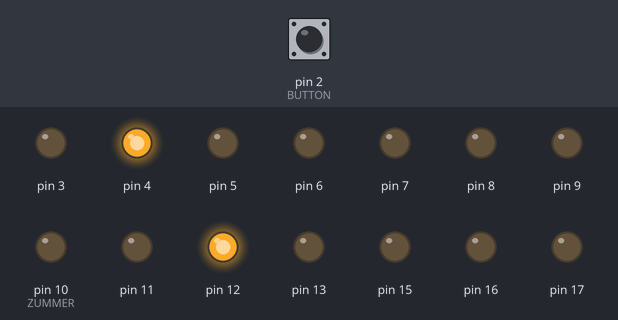
A sketch run on a simulated Arduino Uno, built with avr-gcc and run on an emulated ATmega328P. Parts: output pins drawn as LEDs (lit = HIGH). Dashed ring = blinking. The inputs (shaded band) are chosen by the test bench; at power-on: pin 2 (BUTTON) HIGH.

Above: at 1.2 s.
1.3 s: pin 2 (BUTTON) pulled LOW for 0.15 s
At 3.3 s:
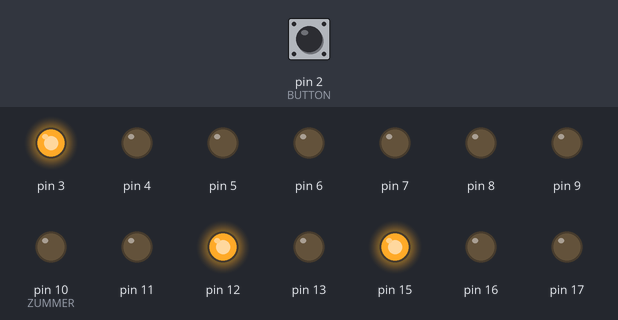
4.4 s: pin 2 (BUTTON) pulled LOW for 1 s
At 5.8 s:
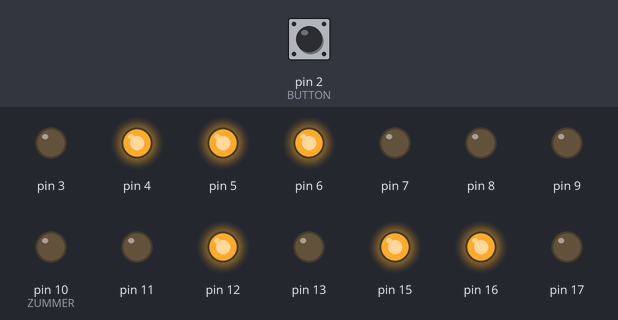
8.4 s: pin 2 (BUTTON) pulled LOW for 0.15 s
At 8.62 s:
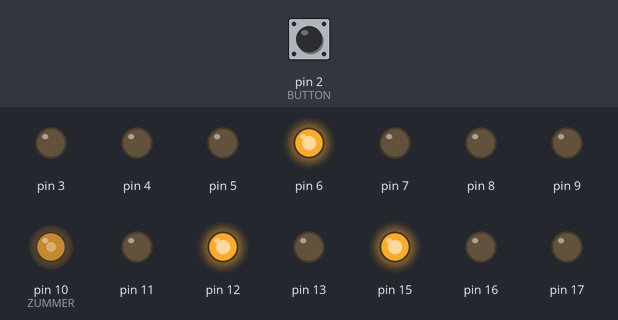
10.3 s: pin 2 (BUTTON) pulled LOW for 3.2 s
At 11.05 s:
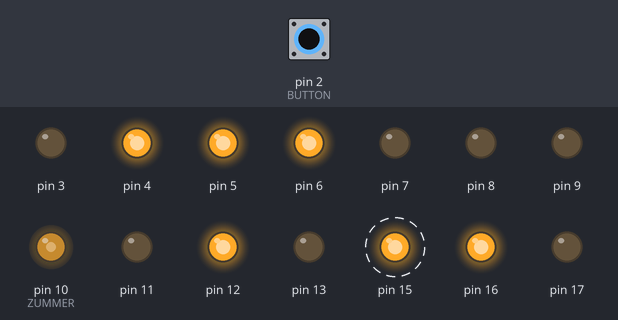
15.0 s: pin 2 (BUTTON) pulled LOW for 0.15 s
At 15.22 s:
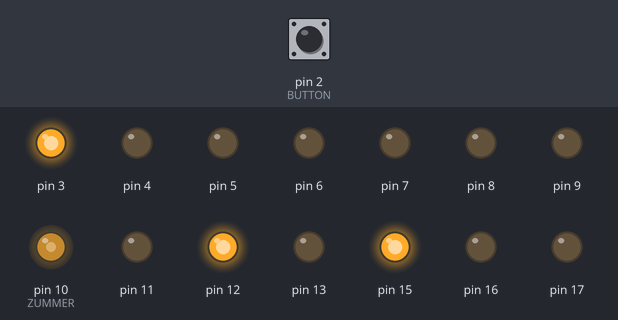
16.9 s: pin 2 (BUTTON) pulled LOW for 0.15 s
At 20.1 s:
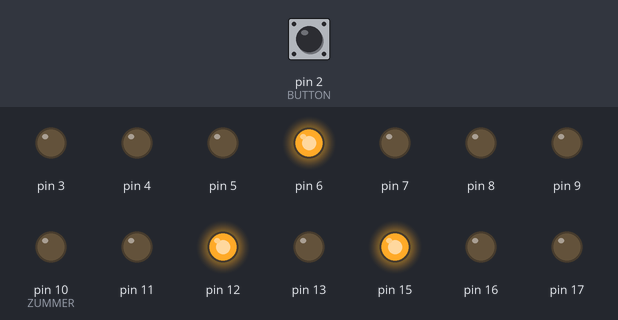
Timing chart, 0 to 23.8 s (numbered marks = the images above; inputs shaded):
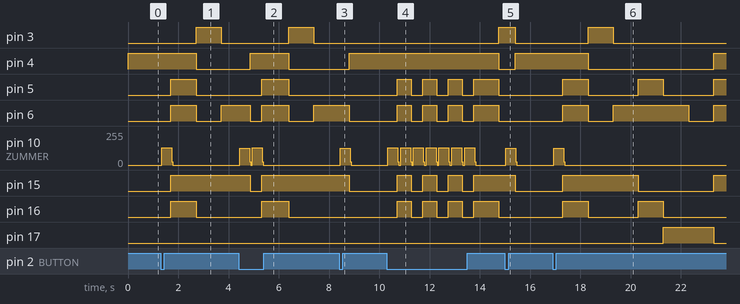

The sketch:

2x2timer.ino
```cpp
/* СООТВЕТСТВИЕ ПИНОВ (по факту)
2  - КНОПКА
3  -  8 LED "c2"
4  -  7 LED "g2"
5  -  6 LED "d2"
6  -  5 LED "e2"
7  -  3 LED "c1"
8  -  2 LED "d1"
9  -  1 LED "e1"
10 - ЗУММЕР
11 - 18 LED "f1"
12 - 17 LED "g1"
13 - 16 LED "a1"
A0 (14) - 15 LED "b1"
A1 (15) - 12 LED "f2"
A2 (16) - 11 LED "a2"
A3 (17) - 10 LED "b2"
*/

// Определим синонимы и глобальные переменные
#define BUTTON 2  // Дадим название пину кнопки
#define ZUMMER 10 // Дадим название пину пищалки

long previousMillis = 0; //Время последнего нажатия кнопки - переменная для борьбы с дребезгом


byte    d_map[10];        // память знакогенератора (массив)
byte    l_pin[14];        // мап пинов на сегменты знакоместа (массив)

boolean timer_stopped = true;  // Флаг "таймер остановлен"
boolean beep_stopped = false;  // Флаг "писк остановлен". иначе не получается прервать писк без последствий )(

void setup(){
attachInterrupt(0, _pressButton, LOW); // включаем режим обработки прерывания. Допустимо использование следующих констанст:
//  - LOW вызывает прерывание, когда на порту LOW
//  - CHANGE прерывание вызывается при смене значения на порту, с LOW на HIGH и наоборот
//  - RISING прерывание вызывается только при смене значения на порту с LOW на HIGH
//  - FALLING прерывание вызывается только при смене значения на порту с HIGH на LOW

  pinMode(ZUMMER, OUTPUT);   // активируем режим пина для зуммера на "выход"
  digitalWrite(ZUMMER,LOW);  // запишем туда "нулевой уровень" (зачем там постояное питание? пищать все равно не будет, но все же)
  digitalWrite(BUTTON,HIGH); // запишем в кнопку "высокий уровень" (активируем "внутренние" резисторы, иначе не работает одновреенно с сегментами, без них норм, что странно)

// массив соответствия секторов индикатора пинам (по факту)
  l_pin[0]  = 13;  // A 1
  l_pin[1]  = 14;  // B 1
  l_pin[2]  = 7;   // C 1
  l_pin[3]  = 8;   // D 1
  l_pin[4]  = 9;   // E 1
  l_pin[5]  = 11;  // F 1
  l_pin[6]  = 12;  // G 1
  l_pin[7]  = 16;  // A 2
  l_pin[8]  = 17;  // B 2
  l_pin[9]  = 3;   // C 2
  l_pin[10] = 5;   // D 2
  l_pin[11] = 6;   // E 2
  l_pin[12] = 15;  // F 2
  l_pin[13] = 4;   // G 2

// Инициализация пинов (в цикле) для работы с сегментами индикатора
  for (byte i=0;i<14;i++) {
    pinMode(l_pin[i],OUTPUT);    // активируем "выход"
    digitalWrite(l_pin[i],HIGH); // активируем "внутренние" резисторы
  }

// массив "карта символов". Теоретически можно расширить, но нам достаточно
  d_map[0]  = 0b00000010; // 0
  d_map[1]  = 0b10011110; // 1
  d_map[2]  = 0b00100100; // 2
  d_map[3]  = 0b00001100; // 3
  d_map[4]  = 0b10011000; // 4
  d_map[5]  = 0b01001000; // 5
  d_map[6]  = 0b01000000; // 6
  d_map[7]  = 0b00011110; // 7
  d_map[8]  = 0b00000000; // 8
  d_map[9]  = 0b00001000; // 9
}

/* Функция отображения символа на индикаторе
 * Входные параметры
 *   byte d        - символ, который нужно отобразить (соответствует массиву "карта символов" d_map[])
 *   boolean left  - признак сегмента (true - первый, false - левый), т.к. у нас индикатор двухсегментный.
 */
void set_digit(byte d, boolean left) {
  byte i=0;          // служебная переменная, счетчик, который обходит пины по порядку.
  byte sdvig=0;      // коррекция счетчика пинов (в массиве l_pin[] левые с 0, правые с 7)
  if (left == false) // Если не левый индикатор, то увеличиваем счетчик
    sdvig=7;

  for (byte mask=0x80;mask!=1;mask>>=1) // цикл обхода маски (сдвигом на 1) для нужного символа
    digitalWrite(l_pin[sdvig+i++],(d_map[d]&mask) ? HIGH : LOW ); // записываем в соответствующий пин значение взятое из маски
}

/* Функция генерации звука пьезоэлементом. Все достаточно тупо и просто ))))
 * Входные параметры
 *   int vDelay    - период в микросекундах, по которому генерится звук.
 */
void beep(int vDelay){
  for (int i=0;i<=1000;i++){ // собственно "колебаем" пьезо 1000 раз
    digitalWrite(ZUMMER, HIGH);   // подаем на пьезо напряжение
    delayMicroseconds(vDelay);    // ждем "период"
    digitalWrite(ZUMMER, LOW);    // снимаем напряжение
    delayMicroseconds(vDelay);    // и опять ждем

    if( beep_stopped == true) break;   // принудительно завершим генерацию писка. Необходимо если срабатывает прерывание, которое меняет статутс запущено/остановлено).
                                       // ... т.к. после обработки прерывание возвращается в передыдущее состояние, а писк-то нам уже не нужен )))
  }
  beep_stopped = false; // включим "умение пищать", включение в loop иногда не хватает при очень быстром нажатии на кнопку
}

// Первая основная функция которая выполняется непрерывно
void loop()
  {
int popravka = 0; // переменная с поправкой, нужна для исправления дефекта в результате "бипа"
int ten = 0;      //десятки
int one = 0;      //единицы

//Включим экран
set_digit(0, true);   // отображаем ноль слева
set_digit(0, false);  // ... и справа.

beep_stopped = false; // включим "умение пищать", оно может быть погашено прерыванием

// Можно было вынести в отдельную функцию, но смысла нет.
if (timer_stopped == false){       // Если таймер не остановлен, то запускаем цикл счетчика...

  for (int dtimer=1;dtimer<91;dtimer++){
    ten=dtimer/10;               // вычленим десятки
    one=dtimer%10;               // вычленим единицы
    set_digit(ten, true);      // рисуем цифру слева
    set_digit(one, false);     // ... и справа

    // Дополнительное условие для звукового сигнала
    //  - если отображается 30 секунд
      if (dtimer==30){
        beep(100);
        popravka = 100; // собственно поправка, что бы счетчик не "тормозил"
      }
    //  - если отображаются последние 3 секунды таймера текущего и превышеного
      else if ((dtimer<=59 && dtimer >= 57) || (dtimer<=89 && dtimer >= 87)){
        beep(200);
         popravka = 200; // собственно поправка, что бы счетчик не "тормозил"
      }
      else { // нет звука - нет поправки
        popravka = 0;
      }

    // Условие на превышение таймера (60 секунд) и окончание (99 секунд). Звук другой, поправка все так же нужна, счетчик дальше тикает.
      if (dtimer==60 || dtimer==90) {
        beep(400);
        popravka = 400; // собственно опять поправка, что бы счетчик не "тормозил"
      }

    // Дальше каждые 5 секунд слегка попискиваем, ибо нефиг
      if ((dtimer>60 && dtimer<90) && (one == 0 || one == 5)){
        beep(100);
        popravka = 100; // собственно поправка, что бы счетчик не "тормозил"
      }

    // Цикл с паузой, что бы секунды тикали нормально, с учетом поправки )))
    for (int timer_pause=0;timer_pause<(1000-popravka*2);timer_pause++){
      if(timer_stopped == true) return;   // Проверим нажатость кнопки и при необходимости прерываем текущее выполнение функции loop, и все начинается с начала )))
      delayMicroseconds(1000);   // Собственно сама микропауза, которая выполненная 1000 раз дает 1 секунду.
    }
  }

  timer_stopped = true; // Если все же таймер дошел до конца, меняем флаг на "останов" принудительно, что бы без нашего желания на второй круг счетчик не пошел.
  delay(500);           // пауза уже не особо нужна тут, просто сохранилась из предыдущих редакций.
}
  }

// Вторая основная функция которая выполняется непрерывно
void _pressButton() {
  if (millis() - previousMillis > 100) { // условие для борьбы с дребезгом (если кнопку нажали быстро очень, то второй раз не сработает.
    timer_stopped = !timer_stopped;   // инвертируем флаг
    previousMillis = millis();        // схороним время нажатия кнопки (как без этого не глючило - видимо свезло)
    beep(200);                        // Подтверждающий бип, он же небольшая сглаживающая задержка
    beep_stopped = true;              // остановим писк, если пищит.
  }
}

// все, конец файла.
```

Measured:
- after the input at 1.3 s, pin 3: LOW → HIGH after 1.4 s, → LOW 1.0 s later; pin 4: HIGH → LOW after 1.4 s; pin 5, pin 16: LOW → HIGH after 0.41 s, → LOW 1.0 s later; pin 6: LOW → HIGH after 0.41 s, → LOW 1.0 s later, → HIGH 1.0 s later; pin 10 (ZUMMER): 0/255 → 128/255 at once, → 0/255 0.40 s later
- after the input at 4.4 s, pin 3: LOW → HIGH after 2.0 s, → LOW 1.0 s later; pin 4: LOW → HIGH after 0.46 s instead of 3.3 s; pin 10 (ZUMMER): 0/255 → 127/255 at once, → 0/255 0.40 s later, → 128/255 0.11 s later, → 0/255 0.40 s later; pin 17: stays LOW (without the input it goes to HIGH after 1.3 s)
- after the input at 8.4 s, pin 4: LOW → HIGH after 0.41 s; pin 5, pin 16: stays LOW (without the input it goes to HIGH after 0.00 s); pin 6: HIGH → LOW after 0.41 s; pin 10 (ZUMMER): 0/255 → 127/255 at once, → 0/255 0.40 s later; pin 15: HIGH → LOW after 0.41 s instead of 0.00 s
- after the input at 10.3 s, pin 3: LOW → HIGH after 4.5 s; pin 4: HIGH → LOW after 4.5 s
- after the input at 15.0 s, pin 3: HIGH → LOW after 0.41 s instead of 0.76 s; pin 4: LOW → HIGH after 0.41 s; pin 5, pin 16: stays LOW (without the input it goes to HIGH after 1.8 s); pin 6: stays LOW (without the input it goes to HIGH after 0.76 s); pin 10 (ZUMMER): 0/255 → 127/255 at once, → 0/255 0.40 s later
- after the input at 16.9 s, pin 3: LOW → HIGH after 1.4 s, → LOW 1.0 s later; pin 4: HIGH → LOW after 1.4 s, → HIGH 5.0 s later
